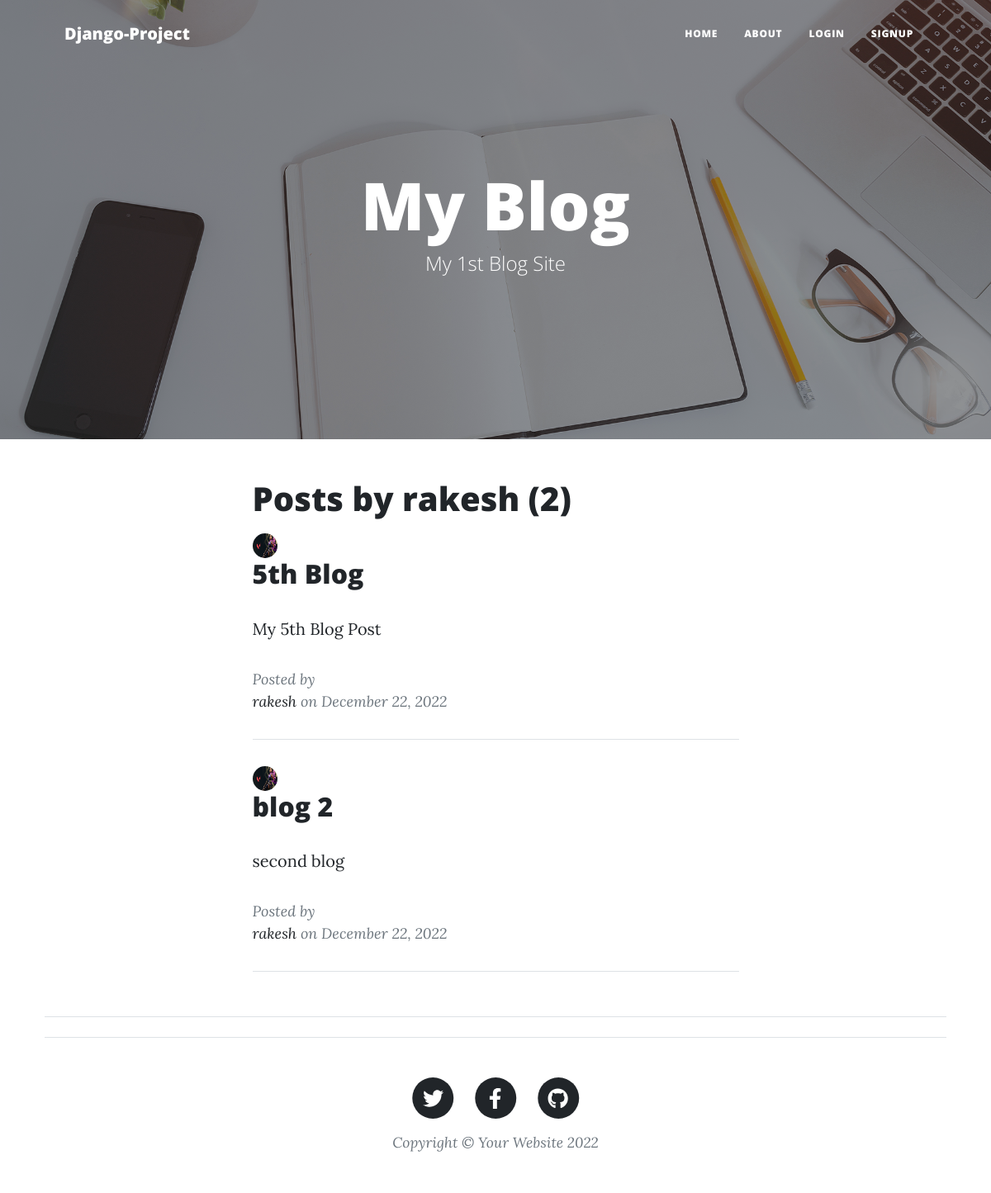
Screenshot of /blog/user/rakesh/ with the database file from the repository.
### blog/models.py (models this page shows, shortened)
class Post(models.Model):
    title = models.CharField(max_length=100)
    content = models.TextField()
    date_posted = models.DateTimeField(default= timezone.now)
    author = models.ForeignKey(User, on_delete=models.CASCADE)

### users/models.py (models this page shows, shortened)
class Profile(models.Model):
    user = models.OneToOneField(User, on_delete=models.CASCADE)
    image = models.ImageField(default='default.jpg', upload_to='profile_pics')

### blog/views.py (the view)
# urls.py: path('user/<str:username>/', UserPostListView.as_view(), name = 'user-post'),
class UserPostListView(ListView):
    model = Post
    template_name = 'blog/user_post.html'
    context_object_name = 'posts'
    paginate_by = 3
    def get_queryset(self):
        user = get_object_or_404(User, username=self.kwargs.get('username'))
        return Post.objects.filter(author=user).order_by('-date_posted')

### blog/templates/blog/user_post.html (shortened to what this page needs)
{% extends 'blog/base.html' %}
{% load static %}
{% block content %}
<h1 class="mb-3">Posts by {{ view.kwargs.username }} ({{ page_obj.paginator.count }})</h1>
{%for post in posts%}
            <div class="post-preview border-bottom">
                <div class="header">
                    <img class = "rounded-circle article-img" height=30px width=30px src="{{post.author.profile.image.url}}">
                    <a href="{% url 'post-detail' post.id  %}"><h2 class="post-title"> {{post.title}}</h2></a> </div>
                    <p class="post-subtitle">{{post.content}}</p>
                <p class="post-meta">
                    Posted by
                    <br>
                    <a href = "{%url 'user-post' post.author.username%}">
                    {{post.author}} </a>
                    on {{post.date_posted|date:"F d, Y"}}
                </p>
            </div>
            <br>
{% endfor %}
    </div>
</div>
{%endblock content%}

### blog/templates/blog/base.html (shortened to what this page needs)
{% load static %}
<!DOCTYPE html>
<html lang="en">
    <head>
        <link href="{% static 'blog/styles.css'%}" rel="stylesheet" />
    </head>
    <body>
        <nav class="navbar navbar-expand-lg navbar-light" id="mainNav">
            <div class="container px-4 px-lg-5">
                <a class="navbar-brand" href="{% url 'blog-home'%}">Django-Project</a>
                <div class="collapse navbar-collapse" id="navbarResponsive">
                    <ul class="navbar-nav ms-auto py-4 py-lg-0">
                        <li class="nav-item"><a class="nav-link px-lg-3 py-3 py-lg-4" href="{%url 'blog-home'%}">Home</a></li>
                        <li class="nav-item"><a class="nav-link px-lg-3 py-3 py-lg-4" href="{%url 'blog-about'%}">About</a></li>
                        {% if user.is_authenticated%}
                        <li class="nav-item"><a class="nav-link px-lg-3 py-3 py-lg-4" href="{%url 'post-create'%}">New Post</a></li>
                        <li class="nav-item"><a class="nav-link px-lg-3 py-3 py-lg-4" href="{%url 'profile'%}">profile</a></li>
                        <li class="nav-item"><a class="nav-link px-lg-3 py-3 py-lg-4" href="{%url 'logout'%}">logout</a></li>
                        {%else%}
                        <li class="nav-item"><a class="nav-link px-lg-3 py-3 py-lg-4" href="{%url 'login'%}">Login</a></li>
                        <li class="nav-item"><a class="nav-link px-lg-3 py-3 py-lg-4" href="{%url 'register'%}">Signup</a></li>
                        {%endif%}
                    </ul>
                </div>
            </div>
        </nav>
        <header class="masthead" style="background-image: url({%static 'blog/assets/img/home-bg.jpg'%})">
            <div class="container position-relative px-4 px-lg-5">
                <div class="row gx-4 gx-lg-5 justify-content-center">
                    <div class="col-md-10 col-lg-8 col-xl-7">
                        <div class="site-heading">
                            <h1>My Blog</h1>
                            <span class="subheading">My 1st Blog Site</span>
                        </div>
                    </div>
                </div>
            </div>
        </header>
        <div class="container px-4 px-lg-5">
            <div class="row gx-4 gx-lg-5 justify-content-center">
                <div class="col-md-10 col-lg-8 col-xl-7">
                    <div class="post-preview">
                        {% block content%} {% endblock %}
                        <hr class="my-4" />
        <footer class="border-top">
            <div class="container px-4 px-lg-5">
                <div class="row gx-4 gx-lg-5 justify-content-center">
                    <div class="col-md-10 col-lg-8 col-xl-7">
                        <ul class="list-inline text-center">
                            <li class="list-inline-item">
                                <a href="{%url 'blog-home'%}">
                                    <span class="fa-stack fa-lg">
                                        <i class="fas fa-circle fa-stack-2x"></i>
                                        <i class="fab fa-twitter fa-stack-1x fa-inverse"></i>
                                    </span>
                                </a>
                            </li>
                            <li class="list-inline-item">
                                <a href="{%url 'blog-home'%}">
                                    <span class="fa-stack fa-lg">
                                        <i class="fas fa-circle fa-stack-2x"></i>
                                        <i class="fab fa-facebook-f fa-stack-1x fa-inverse"></i>
                                    </span>
                                </a>
                            </li>
                            <li class="list-inline-item">
                                <a href="{%url 'blog-home'%}">
                                    <span class="fa-stack fa-lg">
                                        <i class="fas fa-circle fa-stack-2x"></i>
                                        <i class="fab fa-github fa-stack-1x fa-inverse"></i>
                                    </span>
                                </a>
                            </li>
                        </ul>
                        <div class="small text-center text-muted fst-italic">Copyright &copy; Your Website 2022</div>
                    </div>
                </div>
            </div>
        </footer>
    </body>
</html>

### rows the page displays
Post: author.profile.image (picture), title "5th Blog", content "My 5th Blog Post", author "rakesh", date_posted "December 22, 2022"
Post: author.profile.image (picture), title "blog 2", content "second blog", author "rakesh", date_posted "December 22, 2022"

### other values shown
{{ view.kwargs.username }} "rakesh"
{{ page_obj.paginator.count }} "2"
